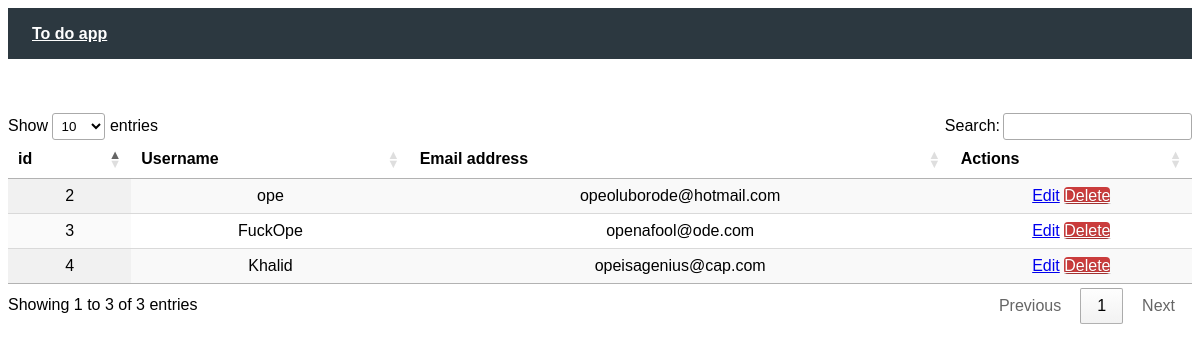
The app's page /allusers, older data.
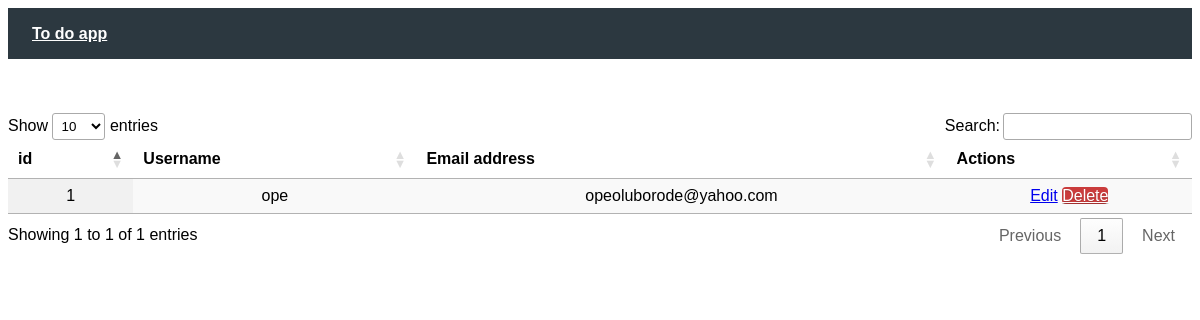
The same page, newer data.
### tables this page shows
CREATE TABLE users(
        id INTEGER PRIMARY KEY AUTOINCREMENT,
        username VARCHAR(24),
        password VARCHAR(32),
        email VARCHAR(55),
        reg_date VARCHAR(32)
    );

### app.py (the view)
@app.route("/allusers", methods = ['GET'])
def get_all_users():
    all_users = model.admin.get_all_users()
    return render_template('admin/allusers.html', all_users = all_users )

### app.py (called while the page is built)
@app.before_request
def before_request():
    g.username = None
    if 'username' in session:
        g.username = session['username']

### model.py (called while the page is built)
    def get_all_users(self):
        connection = sqlite3.connect('todo_app.db', check_same_thread=False)
        connection.row_factory = sqlite3.Row
        cursor = connection.cursor()
        cursor.execute(""" SELECT * FROM users ORDER BY id DESC; """)
        db_users = cursor.fetchall()
        connection.commit()
        cursor.close()
        connection.close()
        return db_users

### templates/admin/allusers.html (shortened to what this page needs)
{% extends "layout/base.html" %}
{% block content %}
<div class="container">
    <br>
    <br>
    <br>
    <table id="table_id" class="display" style="width: 100%; margin-left: auto; margin-right: auto;">
        <thead>
            <tr>
                <th>id</th>
                <th>Username</th>
                <th>Email address</th>
                <th>Actions</th>
            </tr>
        </thead>
        <tbody>
            {% for user in all_users %}
            <tr>
                <td>{{ user["id"] }}</td>
                <td>{{ user["username"] }}</td>
                <td>{{ user["email"] }}</td>
                <td>
                    <a href="/editusers/{{ user["id"] }}" class="pure-button pure-button-primary">Edit</a>
                    <a href="deleteuser/{{ user[ "username" ] }}" class="button-error pure-button">Delete</a>
                </td>
            </tr>
            {% endfor %}
        </tbody>
    </table>
</div>
{% endblock %}

### templates/layout/base.html (shortened to what this page needs)
<!DOCTYPE html>
<html lang="en">
<head>
    <link rel="stylesheet" href="../static/css/style.css">
    <link rel="stylesheet" href="https://unpkg.com/purecss@2.0.6/build/pure-min.css">
    <link rel="stylesheet" href="https://unpkg.com/purecss@2.0.6/build/grids-responsive-min.css">
    <link rel="stylesheet" href="https://cdn.datatables.net/1.10.25/css/jquery.dataTables.min.css">
    <link rel="stylesheet" href="https://cdn.jsdelivr.net/npm/fullcalendar@5.8.0/main.min.css">
</head>
<body>
    <nav class="top-bar topbar-responsive">
        <div class="top-bar-title">
          <a class="topbar-responsive-logo" href="/"><strong>To do app</strong></a>
        </div>
    </nav>
    <div id="content">
        {% block content %}
        {% endblock %}
    </div>
</body>
</html>

### static/css/style.css (style rules this page uses)
body { font-family: Arial, Helvetica, sans-serif; text-align: center; }
.button-success, .button-error, .button-warning, .button-secondary { color: white; border-radius: 4px; text-shadow: 0 1px 1px rgba(0, 0, 0, 0.2); }
.button-error { background: rgb(202, 60, 60); }
.topbar-responsive { background: #2c3840; padding: 1rem 1.5rem; text-align: left; }
.topbar-responsive .topbar-responsive-logo { color: #fefefe; vertical-align: middle; }

Row changes from the older to the newer data that the page shows:
removed users: id "4", username "Khalid", email "opeisagenius@cap.com"
removed users: id "3", username "FuckOpe", email "openafool@ode.com"
removed users: id "2", username "ope", email "opeoluborode@hotmail.com"
added users: id "1", username "ope", email "opeoluborode@yahoo.com"
Text that changed along with them:
text written by a page script: "Show entries Search: Showing 1 to 3 of 3 entries Previous 1 Next" → "Show entries Search: Showing 1 to 1 of 1 entries Previous 1 Next"
